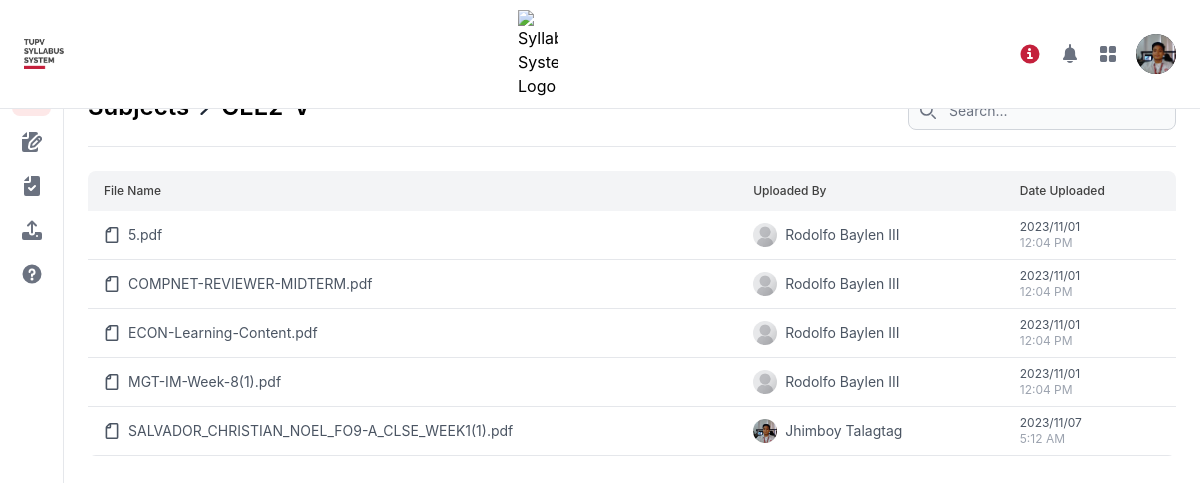
The page /user/syllabus/GEE2-V/index.php (signed in) on the database its author committed.
### tables this page shows
CREATE TABLE `accounts_tbl` (
  `ID` int(11) NOT NULL,
  `user_picture` text NOT NULL,
  `userpic_fileloc` text NOT NULL,
  `tupv_id` text NOT NULL,
  `username` text NOT NULL,
  `password` text NOT NULL,
  `full_name` text NOT NULL,
  `department` text NOT NULL,
  `type` text NOT NULL
);

CREATE TABLE `syllabus_tbl` (
  `id` int(11) NOT NULL,
  `USERUPLOADID` int(11) NOT NULL,
  `NAMEUPLOAD` text NOT NULL,
  `SUBJECTS` text NOT NULL,
  `CODE` text NOT NULL,
  `TERM` text NOT NULL,
  `YEARS` text NOT NULL,
  `FILES` text NOT NULL,
  `FILELOC` text NOT NULL,
  `DATEUPLOAD` timestamp NOT NULL DEFAULT current_timestamp() ON UPDATE current_timestamp(),
  `dateAccepted` timestamp NULL DEFAULT current_timestamp()
);

### user/syllabus/GEE2-V/index.php (the view, shortened to what this page needs)
<?php
include '../../../php/conn.php';
?>
<!DOCTYPE html>
<html lang="en">
<head>
    <link rel="stylesheet" href="../../../src/css/main.css">
</head>
<body>
<?php
$page = 'syllabus';
include "../../../php/user_header.syllabusfiles.php";
$SUBJCODE = basename(dirname(__FILE__));
?>
<main class="sm:ml-[64px] sm:ml-6 p-4 md:p-6 mt-[60px]">
    <div class="block space-y-2 sm:flex items-center justify-between pb-4 border-b">
      <div class="flex items-center gap-2">
        <a href="../../" class="font-semibold text-lg sm:text-2xl">
        </a>
        <a href="./" class="font-semibold text-lg sm:text-2xl">
        </a>
      </div>
      <div>
        <div class="relative">
            <div class="absolute inset-y-0 left-0 flex items-center pl-3 pointer-events-none">
            </div>
            <input type="text" id="filter" class="block w-full p-2 pl-10 text-sm text-gray-900 border border-gray-300 rounded-lg bg-gray-50 focus:ring-blue-500 focus:border-blue-500 dark:bg-gray-700 dark:border-gray-600 dark:placeholder-gray-400 dark:text-white dark:focus:ring-blue-500 dark:focus:border-blue-500" placeholder="Search...">
        </div>
      </div>
    </div>
    <div class="mt-6">
        <div class="relative overflow-x-auto sm:rounded-lg">
            <table class="w-full text-sm text-left text-gray-500 dark:text-gray-400">
                <thead class="text-xs text-secondary bg-gray-100">
                    <tr>
                        <th scope="col" class="font-medium px-4 py-3">
                            <p class="hidden md:block">File Name</p>
                        </th>
                        <th scope="col" class="hidden md:table-cell font-medium px-4 py-3">
                            Uploaded By
                        </th>
                        <th scope="col" class="hidden md:table-cell font-medium px-4 py-3">
                            Date Uploaded
                        </th>
                    </tr>
                </thead>
                <tbody id="files">
                    <?php
                        $sql = "SELECT s.FILES, a.full_name, s.NAMEUPLOAD, s.DATEUPLOAD, a.user_picture
                        FROM syllabus_tbl s
                        LEFT JOIN accounts_tbl a ON s.USERUPLOADID = a.ID
                        WHERE s.CODE = '$SUBJCODE'
                        ORDER BY s.FILES ASC";
                        $stmt = $conn->prepare($sql);
                        $stmt->execute();
                        $data = $stmt->fetchAll();
                        if (count($data) == 0) {
                            ?>
                            <tr class="bg-white border-b">
                                <td colspan="3" class="px-4 py-2 text-sm font-normal text-center ">No files Uploaded</td>
                            </tr>
                            <?php
                        } else {
                        foreach ($data as $row):
                    ?>
                    <tr data-href="../../../files/syllabusfiles/<?php echo $row['FILES'];?>" class="clickable text-gray-600 cursor-pointer bg-white border-b dark:bg-gray-800 dark:border-gray-700 hover:bg-gray-50 dark:hover:bg-gray-600">
                        <th scope="row" class="px-4 py-2 text-sm font-normal">
                            <div class="flex gap-2 items-center">
                                <div>
                                </div>
                                <div>
                                    <h1><?php echo $row['FILES'];?></h1>
                                </div>
                            </div>
                        </th>
                        <td class="px-4 py-2 hidden md:table-cell">
                            <div class="flex gap-2 items-center">
                                <div class="w-6 h-6">
                                    <img class="rounded-full w-6 h-6 object-cover" src="../../../files/userpics/<?php echo ($row['user_picture'] ? $row['user_picture'] : 'default.jpg');?>" alt="">
                                </div>
                                <div>
                                    <h2><?php if($row['full_name'] == null) {echo $row['NAMEUPLOAD'];} else {echo $row['full_name'];}?></h2>
                                </div>
                            </div>
                        </td>
                        <td class="px-4 py-2 text-xs hidden md:table-cell">
                            <?php
                                $old_date_timestamp = strtotime($row['DATEUPLOAD']);
                                $date = date('Y/m/d', $old_date_timestamp);
                                echo $date;
                            ?>
                            <span class="block text-gray-400">
                                <?php
                                $time = date('g:i A', $old_date_timestamp);
                                echo $time
                                ?>
                            </span>
                        </td>
                    </tr>
                    <?php
                        endforeach;
                    }
                    ?>
                </tbody>
            </table>
        </div>
    </div>
</main>
</body>
</html>

### php/user_header.syllabusfiles.php (shortened to what this page needs)
<header class="antialiased">
    <nav class="fixed top-0 z-50 w-full bg-white border-b border-gray-200 px-4 lg:px-6 py-2.5 mx-auto dark:bg-gray-800">
        <div class="flex flex-wrap justify-between items-center">
            <div class="flex justify-start items-center">
                <a href="../../" class="flex">
                    <img src="../../../src/img/sslogo.png" class="w-10 object-cover" alt="Syllabus System Logo" />
                </a>
            </div>
            <div class="flex items-center md:order-2">
                <button data-modal-target="extralarge-modal" data-modal-toggle="extralarge-modal" class="p-2 mr-1 text-main rounded-lg hover:text-red-900 hover:bg-red-100" type="button">
                    <svg class="w-5 h-5" aria-hidden="true" xmlns="http://www.w3.org/2000/svg" fill="currentColor" viewBox="0 0 20 20">
                        <path d="M10 .5a9.5 9.5 0 1 0 9.5 9.5A9.51 9.51 0 0 0 10 .5ZM9.5 4a1.5 1.5 0 1 1 0 3 1.5 1.5 0 0 1 0-3ZM12 15H8a1 1 0 0 1 0-2h1v-3H8a1 1 0 0 1 0-2h2a1 1 0 0 1 1 1v4h1a1 1 0 0 1 0 2Z"/>
                    </svg>
                </button>
                <button type="button" data-tooltip-target="tooltip-notifications" data-tooltip-placement="bottom" data-dropdown-toggle="notification-dropdown" class="p-2 mr-1 text-gray-500 rounded-lg hover:text-gray-900 hover:bg-gray-100 dark:text-gray-400 dark:hover:text-white dark:hover:bg-gray-700 focus:ring-4 focus:ring-gray-300 dark:focus:ring-gray-600">
                </button>
                <button type="button" data-tooltip-target="tooltip-apps" data-tooltip-placement="bottom" data-dropdown-toggle="apps-dropdown" class="p-2 text-gray-500 rounded-lg hover:text-gray-900 hover:bg-gray-100 dark:text-gray-400 dark:hover:text-white dark:hover:bg-gray-700 focus:ring-4 focus:ring-gray-300 dark:focus:ring-gray-600">
                </button>
                <?php
                    $sql = "SELECT * FROM `accounts_tbl` WHERE id = {$_SESSION['ID']}";
                    $stmt = $conn->prepare($sql);
                    $stmt->execute();
                    $data = $stmt->fetchAll();
                    foreach ($data as $row):
                ?>
                <button type="button" class="flex mx-3 text-sm bg-gray-800 rounded-full md:mr-0 focus:ring-4 focus:ring-gray-300 dark:focus:ring-gray-600" id="user-menu-button" aria-expanded="false" data-dropdown-toggle="dropdown">
                    <div class="rounded-full">
                        <img class="w-10 h-10 object-cover rounded-full" src="../../../files/userpics/<?php echo $row['user_picture']?>" alt="user photo">
                    </div>
                </button>
                <?php
                    endforeach;
                ?>
            </div>
            <div class="items-center justify-between hidden w-full md:flex md:w-auto md:order-1" id="navbar-user">
                <img src="../../../src/img/tupvlogo.png" class="w-10" alt="Syllabus System Logo" />
            </div>
        </div>
    </nav>
    <aside id="logo-sidebar" class="fixed top-0 left-0 z-40 w-16 h-screen pt-20 transition-transform -translate-x-full bg-white border-r border-gray-200 sm:translate-x-0 dark:bg-gray-800 dark:border-gray-700" aria-label="Sidebar">
        <div class="h-full px-3 pb-4 overflow-y-auto bg-white dark:bg-gray-800">
            <ul class="space-y-2 font-medium">
                <li>
                    <a href="../../../user/" data-tooltip-target="tooltip-syllabus" data-tooltip-placement="left" class="flex items-center justify-center p-2 <?php if($page=='syllabus'){echo 'text-main bg-red-100';} else {echo 'hover:bg-gray-100 text-gray-500';}?> rounded-lg dark:text-white group">
                    </a>
                </li>
                <li>
                    <a href="../../../user/exammaker.php" data-tooltip-target="tooltip-exammaker" data-tooltip-placement="left" class="flex items-center justify-center p-2 <?php if($page=='exammaker'){echo 'text-main bg-red-100';} else {echo 'hover:bg-gray-100 text-gray-500';}?> rounded-lg dark:text-white group">
                    </a>
                </li>
                <li>
                    <a href="../../../user/examchecker.php" data-tooltip-target="tooltip-examchecker" data-tooltip-placement="left" class="flex items-center justify-center p-2 <?php if($page=='examchecker'){echo 'text-main bg-red-100';} else {echo 'hover:bg-gray-100 text-gray-500';}?> rounded-lg dark:text-white group">
                    </a>
                </li>
                <li>
                    <a href="../../../user/uploadsyllabus.php" data-tooltip-target="tooltip-uploadsyllabus" data-tooltip-placement="left" class="flex items-center justify-center p-2 <?php if($page=='uploadsyllabus'){echo 'text-main bg-red-100';} else {echo 'hover:bg-gray-100 text-gray-500';}?> rounded-lg dark:text-white group">
                    </a>
                </li>
                <li>
                    <a href="../../../user/questionbank.php" data-tooltip-target="tooltip-questionbank" data-tooltip-placement="left" class="flex items-center justify-center p-2 <?php if($page=='questionbank'){echo 'text-main bg-red-100';} else {echo 'hover:bg-gray-100 text-gray-500';}?> rounded-lg dark:text-white group">
                    </a>
                </li>
            </ul>
        </div>
    </aside>
</header>

### rows shown on the page
accounts_tbl: user_picture (picture)
syllabus_tbl: FILES "5.pdf", accounts_tbl.user_picture (placeholder picture), accounts_tbl.full_name "Rodolfo Baylen III", DATEUPLOAD "2023/11/01", DATEUPLOAD "12:04 PM"
syllabus_tbl: FILES "COMPNET-REVIEWER-MIDTERM.pdf", accounts_tbl.user_picture (placeholder picture), accounts_tbl.full_name "Rodolfo Baylen III", DATEUPLOAD "2023/11/01", DATEUPLOAD "12:04 PM"
syllabus_tbl: FILES "ECON-Learning-Content.pdf", accounts_tbl.user_picture (placeholder picture), accounts_tbl.full_name "Rodolfo Baylen III", DATEUPLOAD "2023/11/01", DATEUPLOAD "12:04 PM"
syllabus_tbl: FILES "MGT-IM-Week-8(1).pdf", accounts_tbl.user_picture (placeholder picture), accounts_tbl.full_name "Rodolfo Baylen III", DATEUPLOAD "2023/11/01", DATEUPLOAD "12:04 PM"
syllabus_tbl: FILES "SALVADOR_CHRISTIAN_NOEL_FO9-A_CLSE_WEEK1(1).pdf", accounts_tbl.user_picture (picture), accounts_tbl.full_name "Jhimboy Talagtag", DATEUPLOAD "2023/11/07", DATEUPLOAD "5:12 AM"
